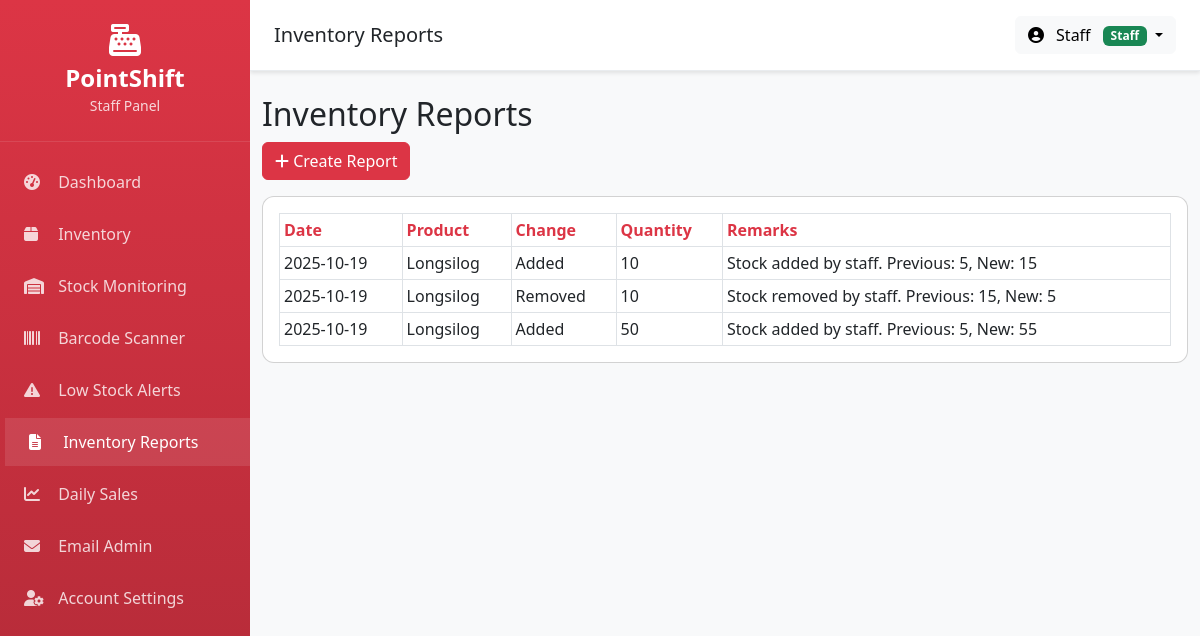
Screenshot of /staff/inventory_reports.php (signed in) with the database file from the repository.
### tables this page shows
CREATE TABLE IF NOT EXISTS `inventory_reports` (
  `id` int NOT NULL AUTO_INCREMENT,
  `date` date NOT NULL,
  `product_id` int NOT NULL,
  `user_id` int DEFAULT NULL,
  `change_type` enum('Added','Removed') NOT NULL,
  `quantity` int NOT NULL DEFAULT '0' COMMENT 'Legacy column - same as quantity_changed',
  `quantity_changed` int NOT NULL DEFAULT '0',
  `previous_quantity` int DEFAULT NULL,
  `new_quantity` int DEFAULT NULL,
  `remarks` varchar(100) DEFAULT NULL,
  `created_at` timestamp NULL DEFAULT CURRENT_TIMESTAMP,
  PRIMARY KEY (`id`),
  KEY `product_id` (`product_id`),
  KEY `fk_inventory_reports_user` (`user_id`),
  KEY `idx_inventory_reports_date` (`date` DESC),
  KEY `idx_inventory_reports_created` (`created_at` DESC),
  CONSTRAINT `fk_inventory_reports_user` FOREIGN KEY (`user_id`) REFERENCES `users` (`id`) ON DELETE SET NULL,
  CONSTRAINT `inventory_reports_ibfk_1` FOREIGN KEY (`product_id`) REFERENCES `products` (`id`)
);

CREATE TABLE IF NOT EXISTS `products` (
  `id` int NOT NULL AUTO_INCREMENT,
  `name` varchar(100) NOT NULL,
  `sku` varchar(64) DEFAULT NULL,
  `category_id` int DEFAULT NULL,
  `price` decimal(10,2) NOT NULL,
  `stock_quantity` int DEFAULT '0',
  `low_stock_threshold` int DEFAULT '10',
  `barcode` varchar(100) DEFAULT NULL,
  `expiry` date DEFAULT NULL,
  `description` text,
  `status` enum('active','inactive') DEFAULT 'active',
  `created_at` timestamp NULL DEFAULT CURRENT_TIMESTAMP,
  `updated_at` timestamp NULL DEFAULT CURRENT_TIMESTAMP ON UPDATE CURRENT_TIMESTAMP,
  `last_updated_by` int DEFAULT NULL,
  PRIMARY KEY (`id`),
  KEY `category_id` (`category_id`),
  KEY `fk_products_last_updated_by` (`last_updated_by`),
  CONSTRAINT `fk_products_last_updated_by` FOREIGN KEY (`last_updated_by`) REFERENCES `users` (`id`) ON DELETE SET NULL,
  CONSTRAINT `products_ibfk_1` FOREIGN KEY (`category_id`) REFERENCES `categories` (`id`)
);

### staff/inventory_reports.php (the view, shortened to what this page needs)
<?php
$db = Database::getInstance()->getConnection();
$reports = $db->query("SELECT r.*, p.name, p.sku FROM inventory_reports r JOIN products p ON r.product_id = p.id ORDER BY r.date DESC")->fetchAll(PDO::FETCH_ASSOC);
?>
<div class="container py-4">
    <h2>Inventory Reports</h2>
    <button type="button" class="btn btn-danger mb-3" data-bs-toggle="modal" data-bs-target="#createReportModal">
        <i class="fas fa-plus"></i> Create Report
    </button>
    <div class="card p-3" style="border-radius: 12px;">
      <table class="table table-bordered table-sm mb-0">
        <thead>
          <tr>
            <th class="text-danger">Date</th>
            <th class="text-danger">Product</th>
            <th class="text-danger">Change</th>
            <th class="text-danger">Quantity</th>
            <th class="text-danger">Remarks</th>
          </tr>
        </thead>
        <tbody>
          <?php foreach ($reports as $r): ?>
          <tr>
            <td><?=$r['date']?></td>
            <td><?=htmlspecialchars($r['name'])?></td>
            <td><?=$r['change_type']?></td>
            <td><?=$r['quantity']?></td>
            <td><?=htmlspecialchars($r['remarks'])?></td>
          </tr>
          <?php endforeach; ?>
        </tbody>
      </table>
    </div>
</div>
<?php
include __DIR__ . '/views/layout.php';
?>

### staff/views/layout.php (style rules this page uses)
body { background-color: #f8f9fa; font-family: 'Segoe UI', Tahoma, Geneva, Verdana, sans-serif; }

### rows the page displays
inventory_reports: date "2025-10-19", product.name "Longsilog", change_type "Added", quantity "10", remarks "Stock added by staff. Previous: 5, New: 15"
inventory_reports: date "2025-10-19", product.name "Longsilog", change_type "Removed", quantity "10", remarks "Stock removed by staff. Previous: 15, New: 5"
inventory_reports: date "2025-10-19", product.name "Longsilog", change_type "Added", quantity "50", remarks "Stock added by staff. Previous: 5, New: 55"

### other values shown
$title "Inventory Reports"
$firstName . ' ' . $lastName "Staff"
